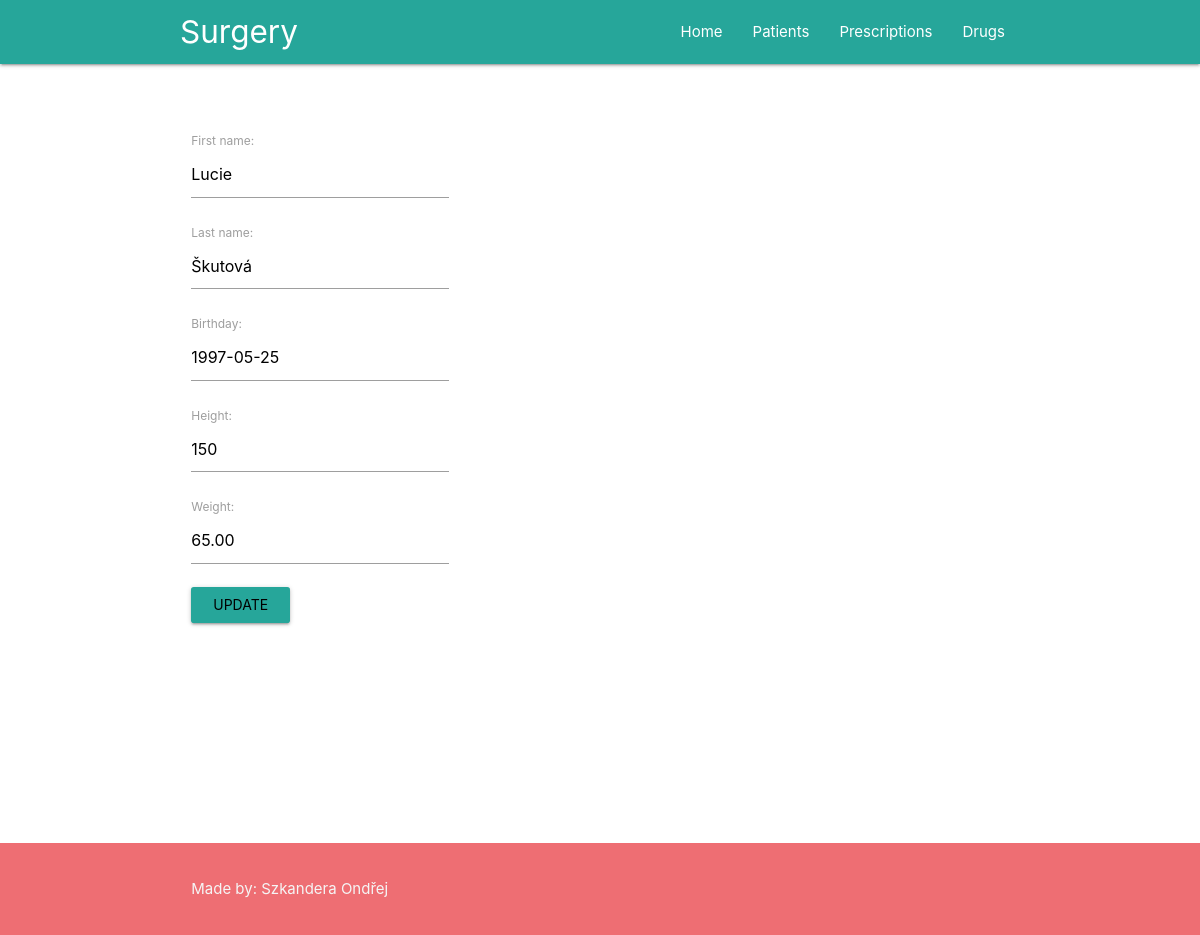
Page /update_patient/2 on the committed database.
### Office/models.py (models this page shows, shortened)
class Patient(models.Model):
    first_name = models.CharField(max_length=50)
    last_name = models.CharField(max_length=50)
    birthday = models.DateField()
    height = models.IntegerField()
    weight = models.DecimalField(max_digits=5, decimal_places=2)

### Office/views.py (the view, shortened to what this page needs)
# urls.py: path('update_patient/<int:id>', views.update_patient, name='update_patient'),
def update_patient(request, id):
    patient = get_object_or_404(models.Patient, pk=id)
    if request.method == 'GET':
        patient_form = forms.PatientForm(instance=patient)
        context = {
            'patient_form': patient_form,
            'patient_id': patient.id
        }
        return render(request, 'Office/patient_update.html', context)

### Office/forms.py
class PatientForm(forms.ModelForm):
    class Meta:
        model = Patient
        exclude = []
    def __init__(self, *args, **kwargs):
        super(PatientForm, self).__init__(*args, **kwargs)
        self.fields['birthday'].widget.attrs.update({'placeholder': '01/01/1111'})

### Office/templates/Office/patient_update.html (shortened to what this page needs)
{% extends 'Office/layout.html' %}
{% block content %}
    <div class="row">
        <div class="col s4">
            <form action="{% url 'update_patient' patient_id %}" method="POST">
                {{ patient_form.as_p }}
                <input type="submit" class="waves-effect waves-light btn" value="Update">
            </form>
        </div>
    </div>
{% endblock %}

### Office/static/Office/main_styles.css (style rules this page uses)
body { display: flex; min-height: 100vh; flex-direction: column; }

### rows in the picture
Patient: first_name "Lucie", last_name "Škutová", birthday "1997-05-25", height "150", weight "65.00"
